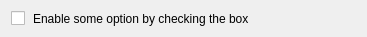
<?xml version="1.0" encoding="UTF-8"?>
<ui version="4.0">
 <class>PreferenceOption</class>
 <widget class="QWidget" name="PreferenceOption">
  <property name="geometry">
   <rect>
    <x>0</x>
    <y>0</y>
    <width>367</width>
    <height>33</height>
   </rect>
  </property>
  <property name="maximumSize">
   <size>
    <width>16777215</width>
    <height>33</height>
   </size>
  </property>
  <property name="windowTitle">
   <string>Form</string>
  </property>
  <layout class="QHBoxLayout" name="horizontalLayout">
   <item>
    <widget class="QCheckBox" name="checkBox">
     <property name="maximumSize">
      <size>
       <width>16</width>
       <height>16</height>
      </size>
     </property>
     <property name="styleSheet">
      <string notr="true"/>
     </property>
     <property name="text">
      <string/>
     </property>
    </widget>
   </item>
   <item>
    <widget class="QLabel" name="label">
     <property name="text">
      <string>Enable some option by checking the box</string>
     </property>
    </widget>
   </item>
  </layout>
 </widget>
 <resources/>
 <connections/>
</ui>
